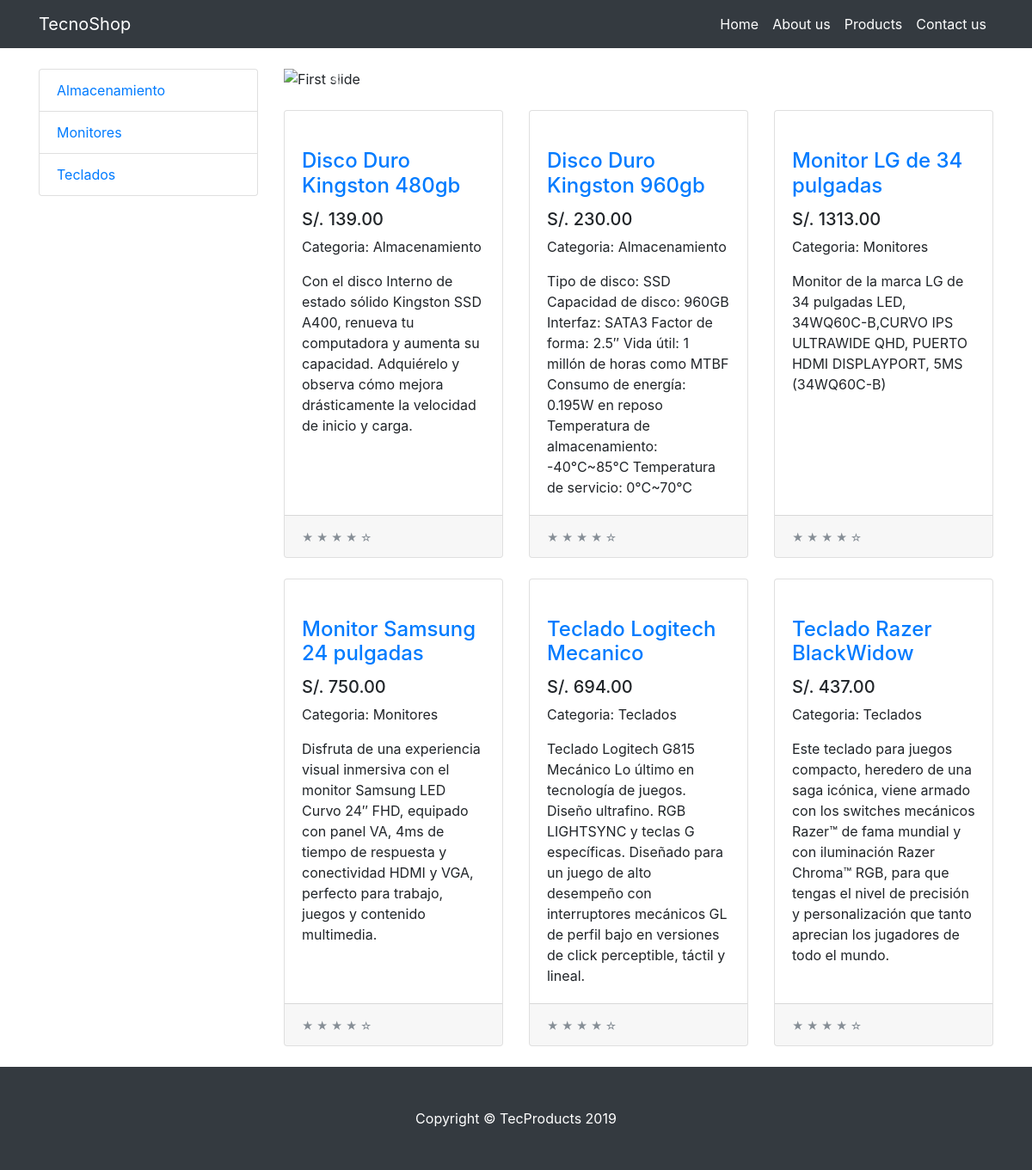
Screenshot of /appweb/ with the database file from the repository.
### appweb/models.py (models this page shows, shortened)
class Categoria(models.Model):
    nombre= models.CharField(max_length=100)
    pub_date = models.DateTimeField("Fecha de Publicacion", auto_now=True)

class Producto(models.Model):
    categoria = models.ForeignKey(Categoria,on_delete=models.CASCADE)
    nombre= models.CharField(max_length=200)
    precio= models.DecimalField(max_digits=6, decimal_places=2)
    stock= models.IntegerField(default=0)
    pub_date = models.DateTimeField("Fecha de Publicacion")
    descripcion = models.CharField(max_length=600,)
    img_phone = models.ImageField(upload_to='images_tec/', default='images_tec/teclado1.jpg')

### appweb/views.py (the view)
# urls.py: path('',views.index,name='index'),
def index(request):
    products = Producto.objects.order_by('nombre')
    categoria = Categoria.objects.order_by('nombre')
    context = {'products': products, 'categoria': categoria}
    return render(request, 'index.html', context)

### appweb/templates/index.html (shortened to what this page needs)
{% extends "layout.html" %}
{% load static %}
{% block content %}
<div id="carouselExampleIndicators" class="carousel slide my-4" data-ride="carousel">
    <ol class="carousel-indicators">
      <li data-target="#carouselExampleIndicators" data-slide-to="0" class="active"></li>
      <li data-target="#carouselExampleIndicators" data-slide-to="1"></li>
      <li data-target="#carouselExampleIndicators" data-slide-to="2"></li>
    </ol>
    <div class="carousel-inner" role="listbox">
      <div class="carousel-item active">
        <img class="d-block img-fluid" src="https://dojiw2m9tvv09.cloudfront.net/73209/product/intel-core-i7-11700f-2-50ghz-16mb-lga12004075.jpg" alt="First slide">
      </div>
    </div>
    <a class="carousel-control-prev" href="#carouselExampleIndicators" role="button" data-slide="prev">
      <span class="carousel-control-prev-icon" aria-hidden="true"></span>
    </a>
    <a class="carousel-control-next" href="#carouselExampleIndicators" role="button" data-slide="next">
      <span class="carousel-control-next-icon" aria-hidden="true"></span>
    </a>
  </div>
  <div class="row">
    {% for prod in products %}
    <div class="col-lg-4 col-md-6 mb-4">
      <div class="card h-100">
        <a href="producto/{{prod.id}}"><img class="card-img-top" src="" alt=""></a>
        <div class="card-body">
          <h4 class="card-title">
            <a href="producto.html">{{prod.nombre}}</a>
          </h4>
          <h5>S/. {{prod.precio}}</h5>
          <p class="card-text">Categoria: {{prod.categoria.nombre}}</p>
          <p class="card-text">{{prod.descripcion}}</p>
        </div>
        <div class="card-footer">
          <small class="text-muted">&#9733; &#9733; &#9733; &#9733; &#9734;</small>
        </div>
      </div>
    </div>
    {% endfor %}
  </div>
{% endblock content %}

### appweb/templates/layout.html (shortened to what this page needs)
{% load static %}
<!DOCTYPE html>
<html lang="en">
  <head>
    <link href="{% static 'vendor/bootstrap/css/bootstrap.min.css' %}" rel="stylesheet">
    <link href="{% static 'css/shop.css' %}" rel="stylesheet">
  </head>
  <body>
    <nav class="navbar navbar-expand-lg navbar-dark bg-dark fixed-top">
      <div class="container">
        <a class="navbar-brand" href="{% url 'index' %}">TecnoShop</a>
        <div class="collapse navbar-collapse" id="navbarResponsive">
          <ul class="navbar-nav ml-auto">
            <li class="nav-item active">
              <a class="nav-link" href="{% url 'index' %}">Home
              </a>
            </li>
            <li class="nav-item active">
              <a class="nav-link" href="{% url 'nosotros' %}">About us</a>
            </li>
            <li class="nav-item active">
              <a class="nav-link" href="{% url 'producto' %}">Products</a>
            </li>
            <li class="nav-item active">
              <a class="nav-link" href="{% url 'contacto' %}">Contact us</a>
            </li>
          </ul>
        </div>
      </div>
    </nav>
    <div class="container">
      <div class="row">
        <div class="col-lg-3">
          <div class="list-group mt-4">
            {% for cat in categoria %}
            <a href="#" class="list-group-item">{{cat.nombre}}</a>
            {% endfor %}
          </div>
        </div>
        <div class="col-lg-9">
          {% block content %}{% endblock %}
        </div>
      </div>
    </div>
    <footer class="py-5 bg-dark">
      <div class="container">
        <p class="m-0 text-center text-white">Copyright &copy; TecProducts 2019</p>
      </div>
    </footer>
  </body>
</html>

### appweb/static/css/shop.css (style rules this page uses)
body { padding-top: 54px; }
@media (min-width: 992px) { body { padding-top: 56px; } }

### rows the page displays
Categoria: nombre "Almacenamiento"
Categoria: nombre "Monitores"
Categoria: nombre "Teclados"
Producto: nombre "Disco Duro Kingston 480gb", precio "139.00", categoria.nombre "Almacenamiento", descripcion "Con el disco Interno de estado sólido Kingston SSD A400, renueva tu computadora y aumenta su capacidad. Adquiérelo y observa cómo mejora drásticamente la velocidad de inicio y carga."
Producto: nombre "Disco Duro Kingston 960gb", precio "230.00", categoria.nombre "Almacenamiento", descripcion "Tipo de disco: SSD Capacidad de disco: 960GB Interfaz: SATA3 Factor de forma: 2.5″ Vida útil: 1 millón de horas como MTBF Consumo de energía: 0.195W en reposo Temperatura de almacenamiento: -40°C~85°C Temperatura de servicio: 0°C~70°C"
Producto: nombre "Monitor LG de 34 pulgadas", precio "1313.00", categoria.nombre "Monitores", descripcion "Monitor de la marca LG de 34 pulgadas LED, 34WQ60C-B,CURVO IPS ULTRAWIDE QHD, PUERTO HDMI DISPLAYPORT, 5MS (34WQ60C-B)"
Producto: nombre "Monitor Samsung 24 pulgadas", precio "750.00", categoria.nombre "Monitores", descripcion "Disfruta de una experiencia visual inmersiva con el monitor Samsung LED Curvo 24″ FHD, equipado con panel VA, 4ms de tiempo de respuesta y conectividad HDMI y VGA, perfecto para trabajo, juegos y contenido multimedia."
Producto: nombre "Teclado Logitech Mecanico", precio "694.00", categoria.nombre "Teclados", descripcion "Teclado Logitech G815 Mecánico Lo último en tecnología de juegos. Diseño ultrafino. RGB LIGHTSYNC y teclas G específicas. Diseñado para un juego de alto desempeño con interruptores mecánicos GL de perfil bajo en versiones de click perceptible, táctil y lineal."
Producto: nombre "Teclado Razer BlackWidow", precio "437.00", categoria.nombre "Teclados", descripcion "Este teclado para juegos compacto, heredero de una saga icónica, viene armado con los switches mecánicos Razer™ de fama mundial y con iluminación Razer Chroma™ RGB, para que tengas el nivel de precisión y personalización que tanto aprecian los jugadores de todo el mundo."
